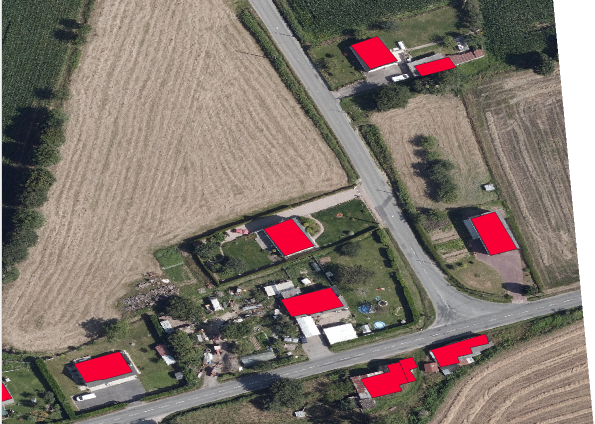
#> input picture images/route.png, 1190 x 848 px, given in place of axe5.png, which was not available (shown at 1/2 size)
$ python road_segmentation_Perpendicular.py -img 5   (older library calls are emulated)
#> lines starting #> are read from the running program, lines starting #| are printed output that depends on the picture; after the words box and inside, x2 and y2 are one past the last pixel; in counts of white or black regions, pixels touching at a corner belong together; pictures that were not available may be replaced by others from this repository, and a replacement may not be noted
### perpendicular_Method/utils.py
import cv2
import numpy as np
from skimage import morphology
import math
# [7 lines left out: function display_image, not called in this run]

def resize_image(img, scale_percent = 65):
    """
    Resize the image by the given scale percentage.
    """
#> called with scale_percent = 65
    width = int(img.shape[1] * scale_percent / 100)
#> width = 773
    height = int(img.shape[0] * scale_percent / 100)
#> height = 551
    dim = (width, height)
#> dim = (773, 551)

    # Resize the image
    img = cv2.resize(img, dim, interpolation=cv2.INTER_AREA)

    return img
# [97 lines left out: functions resize_image_v2, display_images_in_one_window, scale_image, skeletonize_image, get_points_central_axis, sort_points, not called in this run]

def distance(p1, p2):
    return math.sqrt((p1[0] - p2[0]) ** 2 + (p1[1] - p2[1]) ** 2)


# [10 lines left out: function overlay_mask, not called in this run]

### perpendicular_Method/road_segmentation_Perpendicular.py
import cv2
import numpy as np
from utils import *
from skimage import io, morphology
import time
import argparse

def skeletonize_image(img):
    """
    Skeletonize the given image.
    """
    # Convert the image to a binary boolean array to skeletonize it
    binary_bool = img > 0
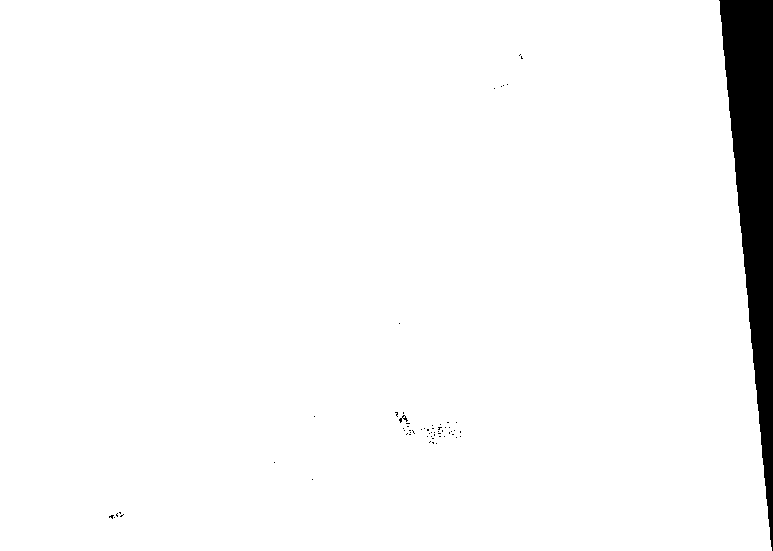
#> binary_bool: shape (551, 773) bool; 96.4% white; 61 black regions (59 under 20 px), largest, box (x1, y1, x2, y2) and area: (719, 0, 773, 551) 15224, (399, 415, 408, 423) 28

    # Skeletonize the image
    skeleton = morphology.skeletonize(binary_bool)
#> skeleton: shape (551, 773) bool; 0.98% white in thin lines or dots, all inside (x1, y1, x2, y2) = (54, 28, 770, 549)
    skeleton = np.uint8(skeleton) * 255

    # Exract the points from the skeleton
    points = get_points_central_axis(skeleton)

    return skeleton, points

def get_points_central_axis(img):
    """
    Get the central axis points from the skeletonized central axis image.
    """
    points = []
    height, width = img.shape[:2]
#> height = 551; width = 773
    for i in range(height):
        for j in range(width):
            if img[i, j] > 0:
                points.append((i, j))

    return points

def get_normal_direction(Gx, Gy, x, y):
    """
    Computes the normal direction at a given point based on the Sobel gradient.

    Parameters:
    - Gx: Gradient in the x-direction (Sobel X).
    - Gy: Gradient in the y-direction (Sobel Y).
    - x: x-coordinate of the point.
    - y: y-coordinate of the point.

    Returns:
    - (d1, d2): The normal direction components (perpendicular to the gradient).
    """
    magnitude = np.sqrt(Gx[x, y]**2 + Gy[x, y]**2)

    # Perpendicular to the gradient components
    if(magnitude!=0):
        d1 = Gy[x, y] / magnitude
        d2 = Gx[x, y] / magnitude
    else:
        d1=0
        d2=0

    return (d1, d2)

# Define paths to the images based on the input image number
def get_image_paths(img_number):
    """
    Dynamically generate image paths based on the provided image number.
    """
    road_path = f'images/route{img_number}.png'
    central_axis_path = f'images/axe{img_number}.png'
    return road_path, central_axis_path

parser = argparse.ArgumentParser(description="Show corners of th road")
parser.add_argument('-img', type=int, required=True, help="Image number (e.g., 0, 1, etc.)")
parser.add_argument('-min', type=int, default=75) # Min range for edge detection
parser.add_argument('-max', type=int, default=125) # Max range for edge detection
args = parser.parse_args()

road_path, central_axis_path = get_image_paths(args.img)

# Load and preprocess the central axis image
central_axis = cv2.imread(central_axis_path, cv2.IMREAD_GRAYSCALE)
central_axis = resize_image(central_axis)
central_axis = cv2.bitwise_not(central_axis)  # Invert the image

# Skeletonize the central axis
skeleton, seeds  = skeletonize_image(central_axis)
#> in skeletonize_image, `points = get_points_central_axis(skeleton)`: points = 4194 pairs, first value 28 to 548, second value 54 to 769
#> seeds has the same summary as points in skeletonize_image

# Load and preprocess the road image
road = cv2.imread(road_path)
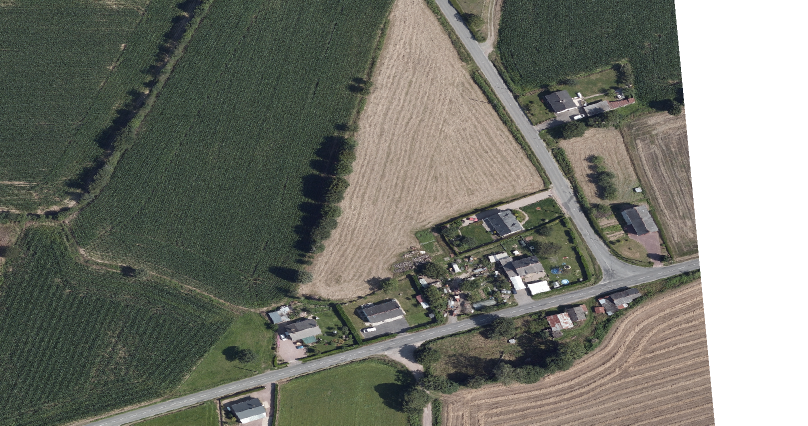
#> input picture images/route0.png, 1616 x 851 px, given in place of route5.png, which was not available (shown at 1/2 size)
#> road is the input picture: shape (851, 1616, 3); mean B, G, R 109.9, 119.3, 117.4
road=cv2.resize(road, (central_axis.shape[1], central_axis.shape[0]), interpolation=cv2.INTER_NEAREST)
#> road: shape (551, 773, 3)
road = cv2.bilateralFilter(road, 9, 100, 100)

# Convert the road image to the LAB color space and extract the L and B channels
lab_image = cv2.cvtColor(road, cv2.COLOR_BGR2LAB)
#> lab_image: shape (551, 773, 3); mean of channels 0, 1, 2 123.6, 125.3, 133.1
L, road_gray, B = cv2.split(lab_image)

# Normalize the road grayscale image
road_gray = ((road_gray - road_gray.min()) / (road_gray.max() - road_gray.min()) * 255).astype(np.uint8)

# Apply Canny edge detection
edges_map = cv2.Canny(road_gray, args.min, args.max)
#> edges_map: shape (551, 773); 3.4% white in thin lines or dots, all inside (x1, y1, x2, y2) = (0, 0, 685, 551)

# Step 1: Calculate the Sobel gradients Gx and Gy for the road lines
Gx = cv2.Sobel(central_axis, cv2.CV_64F, 1, 0, ksize=7)  # Gradient in x direction
Gy = cv2.Sobel(central_axis, cv2.CV_64F, 0, 1, ksize=7)  # Gradient in y direction
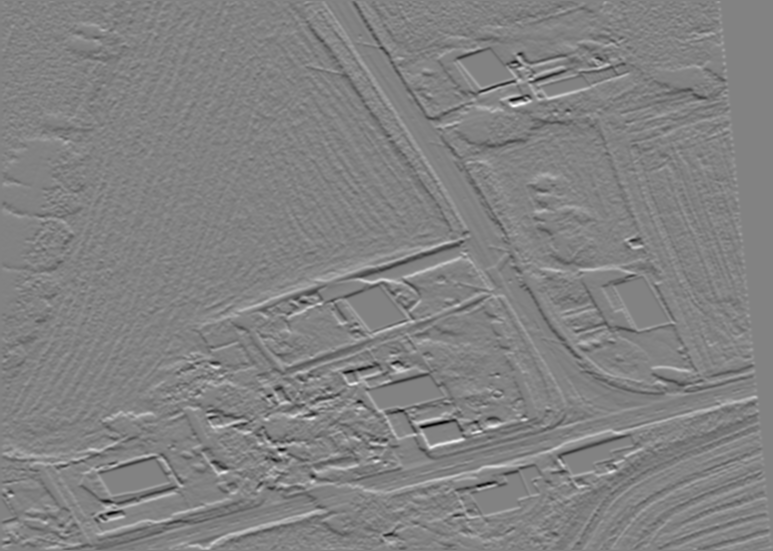
#> Gy: shape (551, 773) float64; min -127865, max 122250, mean 15.9; drawn with min black and max white

# Initialize an image to store the normal vectors
normals_image = np.zeros_like(central_axis)
distance = 0  # Initialize the average distance
start_time = time.time()
# Process each seed point to trace normals
for seed in seeds:
    x, y = seed
    d1, d2 = get_normal_direction(Gx, Gy, x, y)

    if(d1!=0 or d2!=0): #case where here is no gradient
        current_x, current_y = x, y
         # Move forward along the normal direction until we hit an edge or reach maximum distance
        while True:
            if current_x < 0 or current_x >= Gx.shape[0] or current_y < 0 or current_y >= Gx.shape[1]:
                break

            # Check the 8-connected neighbors around the current point  PEUT ETRE A MODIFIER EN FCT DE L ALGO FINAL
            for dy in [-1, 0, 1]:
                for dx in [-1, 0, 1]:
                    if dy == 0 and dx == 0:
                        continue
                    nx, ny = current_x + dx, current_y+ dy
                    if nx >= 0 and nx < edges_map.shape[0] and ny >= 0 and ny < edges_map.shape[1]:
                        if(distance - (abs(x -nx) + abs(y -ny))>0): #A MODIFIER ?
                            normals_image[int(nx), int(ny)] = 255
            # Check if we reached an edge (based on the Canny edges)
            if edges_map[int(current_x),int(current_y)] > 0:
                if(distance !=0):
                    current_dist= abs(x -current_x) + abs(y -current_y)
                    if(abs(distance - current_dist)<10):
                        normals_image[int(current_x),int(current_y)]=255
                        distance = (current_dist + distance)/2
                else:
                    distance= abs(current_y -y) + abs(current_x -x)
                    normals_image[int(current_x),int(current_y)]=255
                break
            current_x += d1
            current_y += d2

        # Repeat the same process in the opposite direction
        current_x, current_y = x, y
        while True:
            if current_x < 0 or current_x >= Gx.shape[0] or current_y < 0 or current_y >= Gx.shape[1]:
                break
            # Check the 8-connected neighbors around the current point
            for dy in [-1, 0, 1]:
                for dx in [-1, 0, 1]:
                    if dy == 0 and dx == 0:
                        continue
                    nx, ny = current_x + dx, current_y+ dy
                    if nx >= 0 and nx < edges_map.shape[0] and ny >= 0 and ny < edges_map.shape[1]:
                        if(distance - (abs(x -nx) + abs(y -ny))>0):
                            normals_image[int(nx), int(ny)] = 255
            normals_image[int(current_x),int(current_y)]=255
            # Check if we reached an edge
            if edges_map[int(current_x),int(current_y)] > 0:
                if(distance !=0):
                    current_dist= abs(x -current_x) + abs(y -current_y)
                    if( abs(distance - current_dist)<10):
                        normals_image[int(current_x),int(current_y)]=255
                        distance = (current_dist + distance)/2
                else:
                    distance= abs(current_y -y) + abs(current_x -x)
                    normals_image[int(current_x),int(current_y)]=255
                break
            current_x -= d1
            current_y -= d2
#> this loop made 4194 passes
#> (x, y, magnitude in get_normal_direction, d1, d2) on passes 1 to 12: (28, 498, 20183.2, 0.968, -0.25), (28, 499, 19584.2, 0.98, -0.198), (28, 500, 17142.5, 0.98, -0.197), (28, 501, 15751.1, 0.871, -0.491), (28, 502, 16264, 0.608, -0.794), (28, 503, 14178.1, 0.415, -0.91), (28, 504, 6779.1, 0.574, -0.819), (28, 505, 5633, 0.824, 0.567), (28, 506, 8342.6, 0.826, 0.563), (28, 507, 9481.8, 0.989, -0.15), (28, 508, 13848.8, 0.79, -0.613), (28, 509, 15240.2, 0.701, -0.713)
#> (x, y, d1, d2) on passes 61 to 64: (30, 494, 0.083, -0.997), (30, 495, -0.38, -0.925), (30, 496, -0.918, -0.396), (30, 553, -0.743, 0.669)
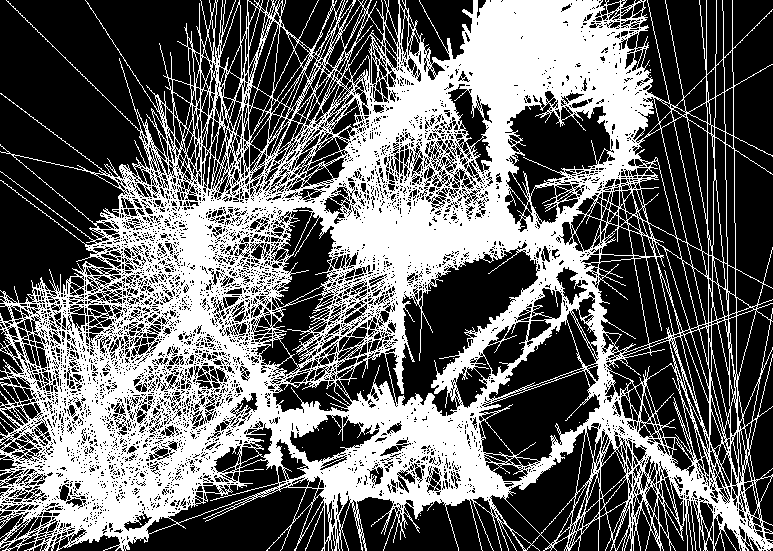
#> normals_image: shape (551, 773); 39.8% white; 34 white regions (33 under 20 px), largest, box (x1, y1, x2, y2) and area: (0, 0, 773, 551) 169673


# Step 2: Apply morphological operations to fill gaps
kernel = np.ones((3, 3), np.uint8)
opened_normals = cv2.morphologyEx(normals_image, cv2.MORPH_OPEN, kernel, iterations=3)
#> opened_normals: shape (551, 773); 14.4% white; 56 white regions, largest, box (x1, y1, x2, y2) and area: (339, 0, 648, 181) 20778, (312, 186, 586, 297) 10521, (323, 389, 508, 504) 7950

# Step 3: Smooth the edges using a median filter
smoothed_normals = cv2.medianBlur(opened_normals, 9)
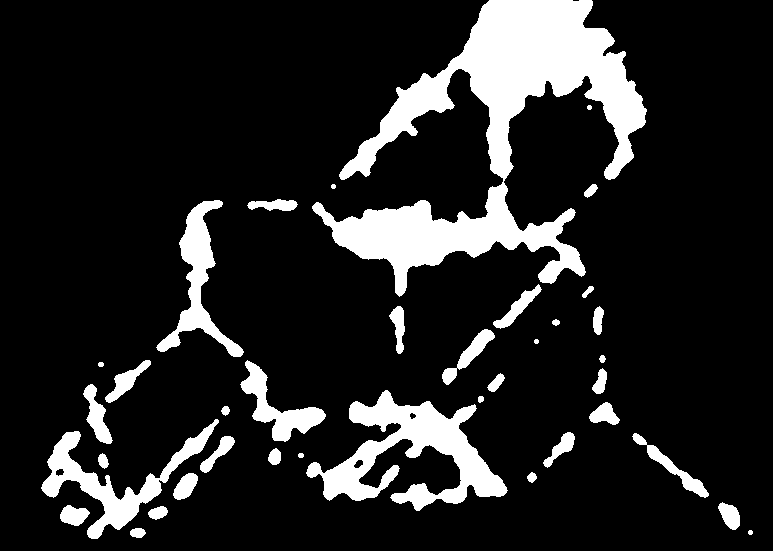
#> smoothed_normals: shape (551, 773); 14.3% white; 38 white regions, largest, box (x1, y1, x2, y2) and area: (312, 0, 647, 297) 32174, (306, 390, 508, 511) 9274, (41, 419, 219, 539) 4605
end_time = time.time()
execution_time = end_time - start_time
print(f"Temps d'exécution : {execution_time} secondes")
        # --- Display Results ---
# 1. Visualize the central axis on the road (green color)
road_with_axis = road.copy()
for (x, y) in seeds:
    road_with_axis[x, y] = [0, 255, 0]  # Mark central axis with green color
#> this loop made 4194 passes
#> (x, y) on passes 1 to 3: (28, 498), (28, 499), (28, 500)
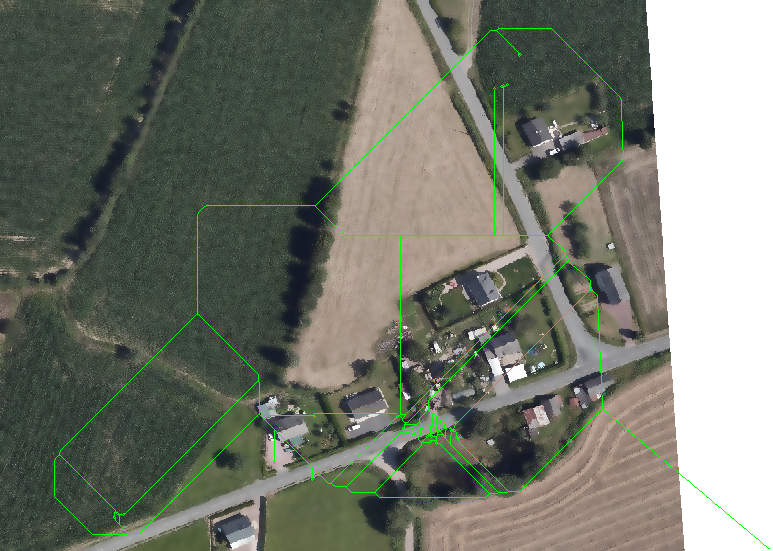
#> road_with_axis: shape (551, 773, 3); mean B, G, R 108.5, 120.4, 116
cv2.imshow("Road with Central Axis (Green)", road_with_axis)
cv2.waitKey(0)

# 2. Visualize Canny edges
cv2.imshow("Canny Edges", edges_map)
cv2.waitKey(0)

# 3. Overlay the normal vectors on the road image (in red) before post-processing
road_before_post = road.copy()
road_before_post[normals_image == 255] = [0, 0, 255]  # Red color for the normal vectors (before post-processing)

# 4. Overlay the normal vectors on the road image (in red) after post-processing
road_after_post = road.copy()
road_after_post[smoothed_normals == 255] = [0, 0, 255]  # Red color for the normal vectors (after post-processing)
#> road_after_post: shape (551, 773, 3); mean B, G, R 96.2, 104.2, 138.8

# 5. Display both before and after post-processing images side by side
combined_image = np.hstack((road_before_post, road_after_post))  # Concatenate both images horizontally
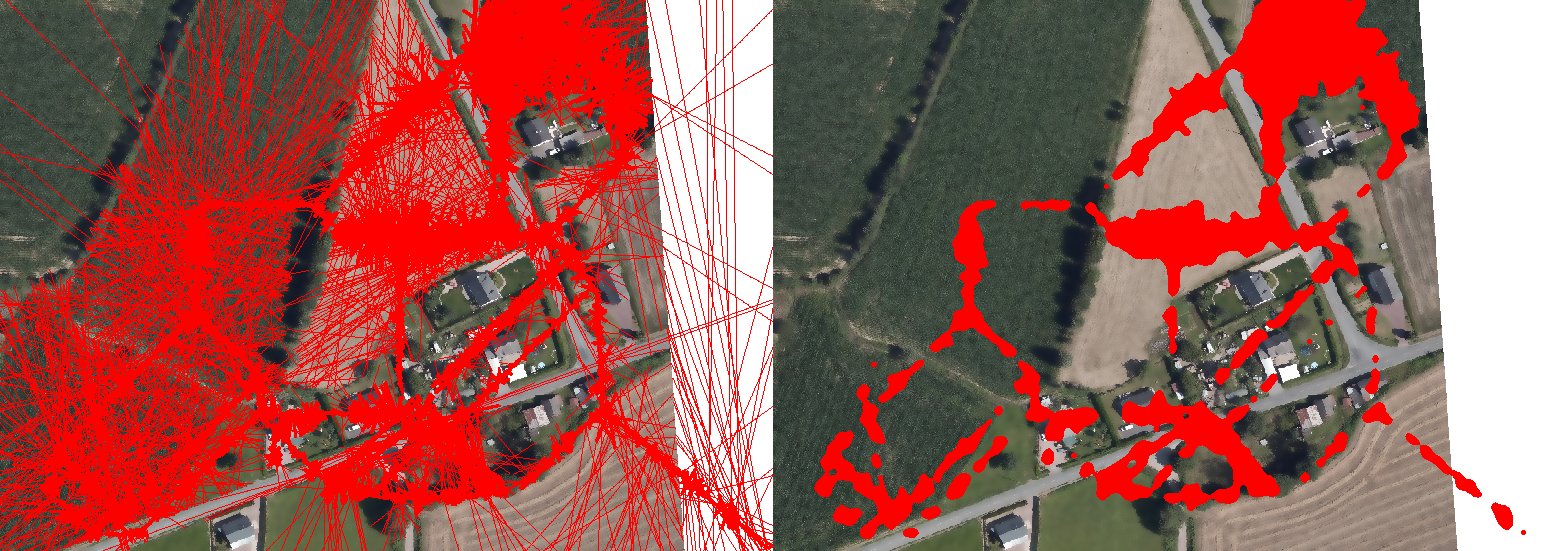
#> combined_image: shape (551, 1546, 3); mean B, G, R 83.4, 90, 157.6
cv2.imshow("Road with Normal Vectors (Before and After Post-processing)", combined_image)
cv2.waitKey(0)

# 5. Overlay the normal vectors on the road image (in red)
overlay = road.copy()
overlay[smoothed_normals == 255] = [0, 0, 255]  # Red color for the normal vectors
cv2.imshow("Road with Normal Vectors (Red)", overlay)

cv2.destroyAllWindows()
